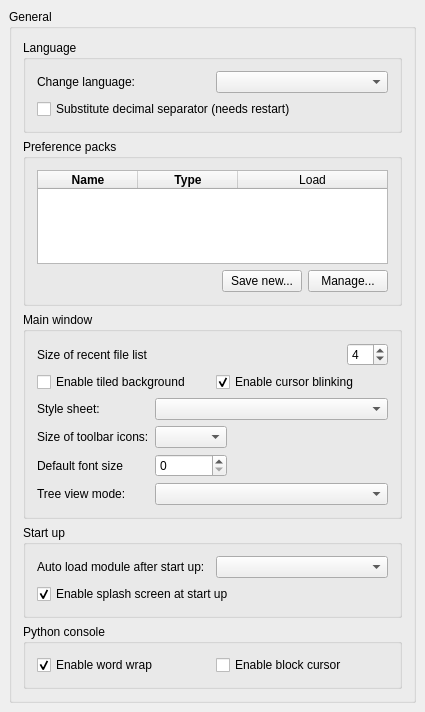
<?xml version="1.0" encoding="UTF-8"?>
<ui version="4.0">
 <class>Gui::Dialog::DlgGeneral</class>
 <widget class="QWidget" name="Gui::Dialog::DlgGeneral">
  <property name="geometry">
   <rect>
    <x>0</x>
    <y>0</y>
    <width>425</width>
    <height>712</height>
   </rect>
  </property>
  <property name="windowTitle">
   <string>General</string>
  </property>
  <layout class="QGridLayout">
   <property name="leftMargin">
    <number>9</number>
   </property>
   <property name="topMargin">
    <number>9</number>
   </property>
   <property name="rightMargin">
    <number>9</number>
   </property>
   <property name="bottomMargin">
    <number>9</number>
   </property>
   <property name="spacing">
    <number>6</number>
   </property>
   <item row="0" column="0">
    <widget class="QGroupBox" name="GroupBox5">
     <property name="title">
      <string>General</string>
     </property>
     <layout class="QVBoxLayout" name="verticalLayout">
      <item>
       <widget class="QGroupBox" name="GroupBox7">
        <property name="title">
         <string>Language</string>
        </property>
        <layout class="QGridLayout">
         <property name="leftMargin">
          <number>11</number>
         </property>
         <property name="topMargin">
          <number>11</number>
         </property>
         <property name="rightMargin">
          <number>11</number>
         </property>
         <property name="bottomMargin">
          <number>11</number>
         </property>
         <property name="spacing">
          <number>6</number>
         </property>
         <item row="0" column="0">
          <layout class="QHBoxLayout">
           <property name="spacing">
            <number>6</number>
           </property>
           <property name="leftMargin">
            <number>0</number>
           </property>
           <property name="topMargin">
            <number>0</number>
           </property>
           <property name="rightMargin">
            <number>0</number>
           </property>
           <property name="bottomMargin">
            <number>0</number>
           </property>
           <item>
            <widget class="QLabel" name="TextLabel1_4">
             <property name="text">
              <string>Change language:</string>
             </property>
            </widget>
           </item>
           <item>
            <widget class="QComboBox" name="Languages">
             <property name="toolTip">
              <string>Language of the application's user interface</string>
             </property>
            </widget>
           </item>
          </layout>
         </item>
         <item row="1" column="0">
          <widget class="Gui::PrefCheckBox" name="SubstituteDecimal">
           <property name="toolTip">
            <string>If enabled, numerical keypad decimal separator will be substituted with locale separator</string>
           </property>
           <property name="text">
            <string>Substitute decimal separator (needs restart)</string>
           </property>
           <property name="prefEntry" stdset="0">
            <cstring>SubstituteDecimalSeparator</cstring>
           </property>
           <property name="prefPath" stdset="0">
            <cstring>General</cstring>
           </property>
          </widget>
         </item>
        </layout>
       </widget>
      </item>
      <item>
       <widget class="QGroupBox" name="groupBox">
        <property name="title">
         <string>Preference packs</string>
        </property>
        <layout class="QHBoxLayout" name="horizontalLayout">
         <item>
          <layout class="QVBoxLayout" name="verticalLayout_3">
           <item>
            <widget class="QTableWidget" name="PreferencePacks">
             <property name="horizontalScrollBarPolicy">
              <enum>Qt::ScrollBarAlwaysOff</enum>
             </property>
             <property name="sizeAdjustPolicy">
              <enum>QAbstractScrollArea::AdjustToContents</enum>
             </property>
             <property name="editTriggers">
              <set>QAbstractItemView::NoEditTriggers</set>
             </property>
             <property name="showDropIndicator" stdset="0">
              <bool>false</bool>
             </property>
             <property name="dragDropOverwriteMode">
              <bool>false</bool>
             </property>
             <property name="selectionMode">
              <enum>QAbstractItemView::NoSelection</enum>
             </property>
             <property name="selectionBehavior">
              <enum>QAbstractItemView::SelectRows</enum>
             </property>
             <property name="showGrid">
              <bool>false</bool>
             </property>
             <property name="sortingEnabled">
              <bool>true</bool>
             </property>
             <property name="wordWrap">
              <bool>false</bool>
             </property>
             <property name="cornerButtonEnabled">
              <bool>false</bool>
             </property>
             <attribute name="horizontalHeaderVisible">
              <bool>true</bool>
             </attribute>
             <attribute name="horizontalHeaderCascadingSectionResizes">
              <bool>true</bool>
             </attribute>
             <attribute name="horizontalHeaderMinimumSectionSize">
              <number>30</number>
             </attribute>
             <attribute name="horizontalHeaderDefaultSectionSize">
              <number>100</number>
             </attribute>
             <attribute name="horizontalHeaderStretchLastSection">
              <bool>true</bool>
             </attribute>
             <attribute name="verticalHeaderVisible">
              <bool>false</bool>
             </attribute>
             <attribute name="verticalHeaderMinimumSectionSize">
              <number>16</number>
             </attribute>
             <attribute name="verticalHeaderDefaultSectionSize">
              <number>24</number>
             </attribute>
             <column>
              <property name="text">
               <string>Name</string>
              </property>
              <property name="font">
               <font>
                <weight>75</weight>
                <bold>true</bold>
               </font>
              </property>
             </column>
             <column>
              <property name="text">
               <string>Type</string>
              </property>
              <property name="font">
               <font>
                <weight>75</weight>
                <bold>true</bold>
               </font>
              </property>
             </column>
             <column>
              <property name="text">
               <string>Load</string>
              </property>
             </column>
            </widget>
           </item>
           <item>
            <layout class="QHBoxLayout" name="horizontalLayout_2">
             <item>
              <spacer name="horizontalSpacer">
               <property name="orientation">
                <enum>Qt::Horizontal</enum>
               </property>
               <property name="sizeHint" stdset="0">
                <size>
                 <width>40</width>
                 <height>20</height>
                </size>
               </property>
              </spacer>
             </item>
             <item>
              <widget class="QPushButton" name="SaveNewPreferencePack">
               <property name="text">
                <string>Save new...</string>
               </property>
              </widget>
             </item>
             <item>
              <widget class="QPushButton" name="ManagePreferencePacks">
               <property name="sizePolicy">
                <sizepolicy hsizetype="Fixed" vsizetype="Fixed">
                 <horstretch>0</horstretch>
                 <verstretch>0</verstretch>
                </sizepolicy>
               </property>
               <property name="text">
                <string>Manage...</string>
               </property>
              </widget>
             </item>
            </layout>
           </item>
          </layout>
         </item>
        </layout>
       </widget>
      </item>
      <item>
       <widget class="QGroupBox" name="GroupBox3">
        <property name="title">
         <string>Main window</string>
        </property>
        <layout class="QVBoxLayout">
         <property name="spacing">
          <number>6</number>
         </property>
         <property name="leftMargin">
          <number>11</number>
         </property>
         <property name="topMargin">
          <number>11</number>
         </property>
         <property name="rightMargin">
          <number>11</number>
         </property>
         <property name="bottomMargin">
          <number>11</number>
         </property>
         <item>
          <layout class="QHBoxLayout">
           <property name="spacing">
            <number>6</number>
           </property>
           <property name="leftMargin">
            <number>0</number>
           </property>
           <property name="topMargin">
            <number>0</number>
           </property>
           <property name="rightMargin">
            <number>0</number>
           </property>
           <property name="bottomMargin">
            <number>0</number>
           </property>
           <item>
            <widget class="QLabel" name="recentFileListLabel">
             <property name="text">
              <string>Size of recent file list</string>
             </property>
            </widget>
           </item>
           <item>
            <spacer>
             <property name="orientation">
              <enum>Qt::Horizontal</enum>
             </property>
             <property name="sizeType">
              <enum>QSizePolicy::Expanding</enum>
             </property>
             <property name="sizeHint" stdset="0">
              <size>
               <width>20</width>
               <height>20</height>
              </size>
             </property>
            </spacer>
           </item>
           <item>
            <widget class="Gui::PrefSpinBox" name="RecentFiles">
             <property name="toolTip">
              <string>How many files should be listed in recent files list</string>
             </property>
             <property name="value">
              <number>4</number>
             </property>
             <property name="prefEntry" stdset="0">
              <cstring>RecentFiles</cstring>
             </property>
             <property name="prefPath" stdset="0">
              <cstring>RecentFiles</cstring>
             </property>
            </widget>
           </item>
          </layout>
         </item>
         <item>
          <layout class="QHBoxLayout">
           <property name="spacing">
            <number>6</number>
           </property>
           <property name="leftMargin">
            <number>0</number>
           </property>
           <property name="topMargin">
            <number>0</number>
           </property>
           <property name="rightMargin">
            <number>0</number>
           </property>
           <property name="bottomMargin">
            <number>0</number>
           </property>
           <item>
            <widget class="QCheckBox" name="tiledBackground">
             <property name="toolTip">
              <string>Background of the main window will consist of tiles of a special image.
See the FreeCAD Wiki for details about the image.</string>
             </property>
             <property name="text">
              <string>Enable tiled background</string>
             </property>
            </widget>
           </item>
           <item>
            <widget class="Gui::PrefCheckBox" name="EnableCursorBlinking">
             <property name="toolTip">
              <string>The text cursor will be blinking</string>
             </property>
             <property name="text">
              <string>Enable cursor blinking</string>
             </property>
             <property name="checked">
              <bool>true</bool>
             </property>
             <property name="prefEntry" stdset="0">
              <cstring>EnableCursorBlinking</cstring>
             </property>
             <property name="prefPath" stdset="0">
              <cstring>General</cstring>
             </property>
            </widget>
           </item>
          </layout>
         </item>
         <item>
          <layout class="QGridLayout" name="gridLayout">
           <property name="leftMargin">
            <number>0</number>
           </property>
           <property name="topMargin">
            <number>0</number>
           </property>
           <property name="rightMargin">
            <number>0</number>
           </property>
           <property name="bottomMargin">
            <number>0</number>
           </property>
           <item row="2" column="1">
            <widget class="Gui::PrefSpinBox" name="appFontSize">
             <property name="toolTip">
              <string>Set the default application font size</string>
             </property>
             <property name="prefPath" stdset="0">
              <cstring>View</cstring>
             </property>
             <property name="prefEntry" stdset="0">
              <cstring>DefaultFontSize</cstring>
             </property>
            </widget>
           </item>
           <item row="0" column="0">
            <widget class="QLabel" name="styleSheetLabel">
             <property name="text">
              <string>Style sheet:</string>
             </property>
            </widget>
           </item>
           <item row="2" column="0">
            <widget class="QLabel" name="label_8">
             <property name="text">
              <string>Default font size</string>
             </property>
            </widget>
           </item>
           <item row="1" column="0">
            <widget class="QLabel" name="iconSizeLabel">
             <property name="text">
              <string>Size of toolbar icons:</string>
             </property>
            </widget>
           </item>
           <item row="3" column="0">
            <widget class="QLabel" name="treeModeLabel">
             <property name="text">
              <string>Tree view mode:</string>
             </property>
            </widget>
           </item>
           <item row="2" column="2">
            <spacer name="horizontalSpacer_2">
             <property name="orientation">
              <enum>Qt::Horizontal</enum>
             </property>
             <property name="sizeHint" stdset="0">
              <size>
               <width>40</width>
               <height>20</height>
              </size>
             </property>
            </spacer>
           </item>
           <item row="0" column="1" colspan="2">
            <widget class="QComboBox" name="StyleSheets">
             <property name="toolTip">
              <string>Style sheet how user interface will look like</string>
             </property>
            </widget>
           </item>
           <item row="3" column="1" colspan="2">
            <widget class="QComboBox" name="treeMode">
             <property name="toolTip">
              <string>Customize how tree view is shown in the panel (restart required).

'ComboView': combine tree view and property view into one panel.
'TreeView and PropertyView': split tree view and property view into separate panel.
'Both': keep all three panels, and you can have two sets of tree view and property view.</string>
             </property>
            </widget>
           </item>
           <item row="1" column="1">
            <widget class="QComboBox" name="toolbarIconSize">
             <property name="toolTip">
              <string>Choose your preference for toolbar icon size. You can adjust
this according to your screen size or personal taste</string>
             </property>
            </widget>
           </item>
          </layout>
         </item>
        </layout>
       </widget>
      </item>
      <item>
       <widget class="QGroupBox" name="GroupBox10">
        <property name="title">
         <string>Start up</string>
        </property>
        <layout class="QGridLayout">
         <property name="leftMargin">
          <number>11</number>
         </property>
         <property name="topMargin">
          <number>11</number>
         </property>
         <property name="rightMargin">
          <number>11</number>
         </property>
         <property name="bottomMargin">
          <number>11</number>
         </property>
         <property name="spacing">
          <number>6</number>
         </property>
         <item row="2" column="0">
          <widget class="Gui::PrefCheckBox" name="SplashScreen">
           <property name="toolTip">
            <string>A Splash screen is a small loading window that is shown
when FreeCAD is launching. If this option is checked, FreeCAD will
display the splash screen</string>
           </property>
           <property name="text">
            <string>Enable splash screen at start up</string>
           </property>
           <property name="checked">
            <bool>true</bool>
           </property>
           <property name="prefEntry" stdset="0">
            <cstring>ShowSplasher</cstring>
           </property>
           <property name="prefPath" stdset="0">
            <cstring>General</cstring>
           </property>
          </widget>
         </item>
         <item row="0" column="0">
          <layout class="QGridLayout">
           <property name="leftMargin">
            <number>0</number>
           </property>
           <property name="topMargin">
            <number>0</number>
           </property>
           <property name="rightMargin">
            <number>0</number>
           </property>
           <property name="bottomMargin">
            <number>0</number>
           </property>
           <property name="spacing">
            <number>6</number>
           </property>
           <item row="0" column="0">
            <widget class="QLabel" name="autoModuleLabel">
             <property name="text">
              <string>Auto load module after start up:</string>
             </property>
            </widget>
           </item>
           <item row="0" column="1">
            <widget class="QComboBox" name="AutoloadModuleCombo">
             <property name="toolTip">
              <string>Choose which workbench will be activated and shown
after FreeCAD launches</string>
             </property>
            </widget>
           </item>
          </layout>
         </item>
        </layout>
       </widget>
      </item>
      <item>
       <widget class="QGroupBox" name="GroupBox11">
        <property name="title">
         <string>Python console</string>
        </property>
        <layout class="QGridLayout" name="_4">
         <property name="leftMargin">
          <number>11</number>
         </property>
         <property name="topMargin">
          <number>11</number>
         </property>
         <property name="rightMargin">
          <number>11</number>
         </property>
         <property name="bottomMargin">
          <number>11</number>
         </property>
         <property name="spacing">
          <number>6</number>
         </property>
         <item row="0" column="0">
          <widget class="Gui::PrefCheckBox" name="PythonWordWrap">
           <property name="toolTip">
            <string>Words will be wrapped when they exceed available
horizontal space in Python console</string>
           </property>
           <property name="text">
            <string>Enable word wrap</string>
           </property>
           <property name="checked">
            <bool>true</bool>
           </property>
           <property name="prefEntry" stdset="0">
            <cstring>PythonWordWrap</cstring>
           </property>
           <property name="prefPath" stdset="0">
            <cstring>General</cstring>
           </property>
          </widget>
         </item>
         <item row="0" column="1">
          <widget class="Gui::PrefCheckBox" name="PythonBlockCursor">
           <property name="toolTip">
            <string>The cursor shape will be a block</string>
           </property>
           <property name="text">
            <string>Enable block cursor</string>
           </property>
           <property name="checked">
            <bool>false</bool>
           </property>
           <property name="prefEntry" stdset="0">
            <cstring>PythonBlockCursor</cstring>
           </property>
           <property name="prefPath" stdset="0">
            <cstring>General</cstring>
           </property>
          </widget>
         </item>
        </layout>
       </widget>
      </item>
     </layout>
    </widget>
   </item>
  </layout>
 </widget>
 <layoutdefault spacing="6" margin="11"/>
 <customwidgets>
  <customwidget>
   <class>Gui::PrefSpinBox</class>
   <extends>QSpinBox</extends>
   <header>Gui/PrefWidgets.h</header>
  </customwidget>
  <customwidget>
   <class>Gui::PrefCheckBox</class>
   <extends>QCheckBox</extends>
   <header>Gui/PrefWidgets.h</header>
  </customwidget>
 </customwidgets>
 <tabstops>
  <tabstop>Languages</tabstop>
  <tabstop>RecentFiles</tabstop>
  <tabstop>EnableCursorBlinking</tabstop>
  <tabstop>SplashScreen</tabstop>
  <tabstop>PythonWordWrap</tabstop>
  <tabstop>PythonBlockCursor</tabstop>
 </tabstops>
 <resources/>
 <connections/>
</ui>
